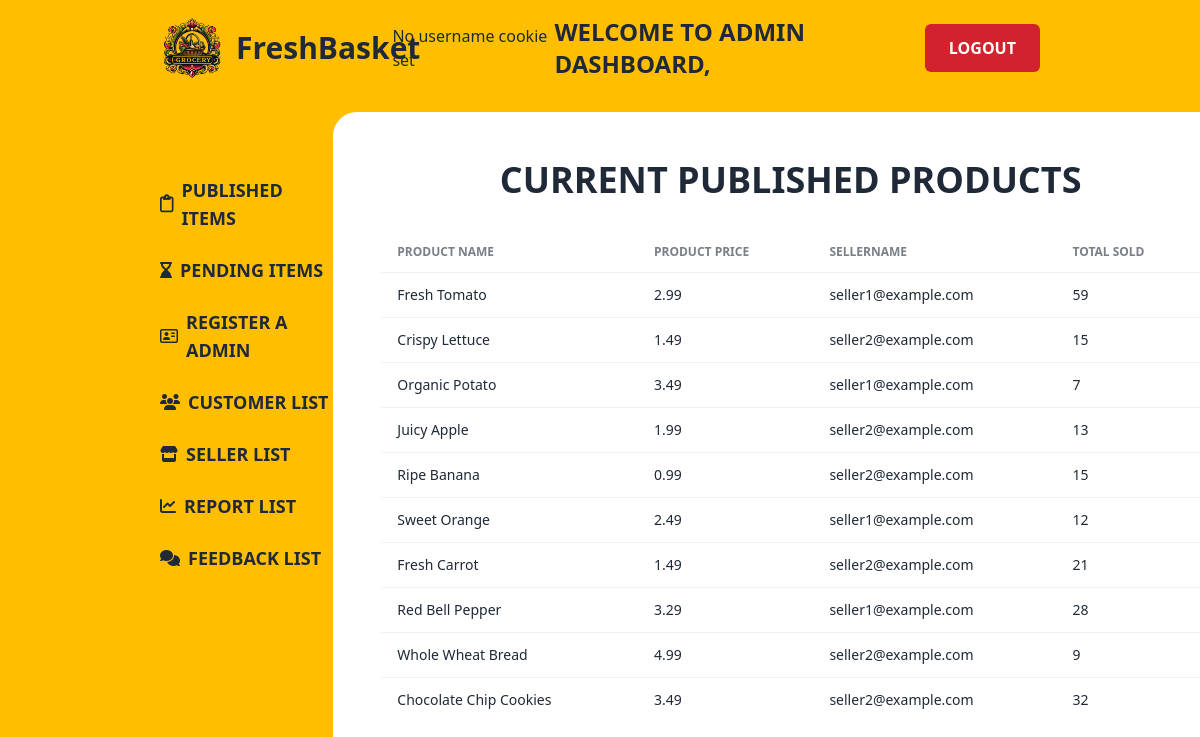
Screenshot of /src/publishedItems.php with the database file from the repository.
### tables this page shows
CREATE TABLE `products` (
  `productId` int(11) NOT NULL,
  `name` varchar(50) NOT NULL,
  `imgurl` varchar(60) DEFAULT NULL,
  `price` decimal(10,2) NOT NULL,
  `ammount` text DEFAULT NULL,
  `publishdate` date NOT NULL,
  `selleremail` varchar(60) DEFAULT NULL,
  `cartcount` int(11) DEFAULT NULL,
  `category` varchar(50) NOT NULL,
  `status` varchar(20) DEFAULT NULL,
  `rating` float DEFAULT NULL,
  `numOfPeople` int(11) DEFAULT 0
);

### src/publishedItems.php (the view, shortened to what this page needs)
<!DOCTYPE html>
<html data-theme="light" lang="en" style="scroll-behavior: smooth;">
<head>
    <link href="https://cdn.jsdelivr.net/npm/daisyui@4.7.3/dist/full.min.css" rel="stylesheet" type="text/css" />
    <script src="https://cdn.tailwindcss.com"></script>
</head>
<body class="bg-yellowPrimary">
    <header>
      <?php include 'navbar2.php'; ?>
    </header>
    <main>
      <section class="pl-40 pt-4 h-screen">
        <div class="grid grid-cols-6">
          <div class="mt-16">
            <?php include 'sidebar.php'; ?>
          </div>
          <div class="col-span-5 bg-white rounded-tl-3xl h-screen pl-12 pt-12">
            <div>
              <h1 class="text-4xl font-bold uppercase text-center mb-8">Current published products</h1>
            </div>
            <div class='overflow-x-auto'>
              <table class='table'>
                  <thead>
                      <tr>
                          <th class="uppercase">Product Name</th>
                          <th class="uppercase">Product Price</th>
                          <th class="uppercase">sellername</th>
                          <th class="uppercase">total sold</th>
                      </tr>
                  </thead>
                  <tbody>
                  <?php
                    require('DBconnect.php');
                    $query = "SELECT * FROM products where status = 'published'";
                    $result = mysqli_query($conn, $query);
                    if (mysqli_num_rows($result) > 0){
                        while ($row = mysqli_fetch_assoc($result)){
                            $productprice = $row['price'];
                            $productseller = $row['selleremail'];
                            $productSellCount = $row['cartcount'];
                            ?>
                              <tr>
                                <td><?php echo $row['name'] ?></td>
                                <td><?php echo $productprice ?></td>
                                <td><?php echo $productseller ?></td>
                                <td><?php echo $productSellCount ?></td>
                              </tr>
                    <?php
                          }
                    }?>
                  </tbody>
              </table>
            </div>
          </div>
        </div>
      </section>
    </main>
</body>
</html>

### rows the page displays
products: name "Fresh Tomato", price "2.99", selleremail "seller1@example.com", cartcount "59"
products: name "Crispy Lettuce", price "1.49", selleremail "seller2@example.com", cartcount "15"
products: name "Organic Potato", price "3.49", selleremail "seller1@example.com", cartcount "7"
products: name "Juicy Apple", price "1.99", selleremail "seller2@example.com", cartcount "13"
products: name "Ripe Banana", price "0.99", selleremail "seller2@example.com", cartcount "15"
products: name "Sweet Orange", price "2.49", selleremail "seller1@example.com", cartcount "12"
products: name "Fresh Carrot", price "1.49", selleremail "seller2@example.com", cartcount "21"
products: name "Red Bell Pepper", price "3.29", selleremail "seller1@example.com", cartcount "28"
products: name "Whole Wheat Bread", price "4.99", selleremail "seller2@example.com", cartcount "9"
products: name "Chocolate Chip Cookies", price "3.49", selleremail "seller2@example.com", cartcount "32"
